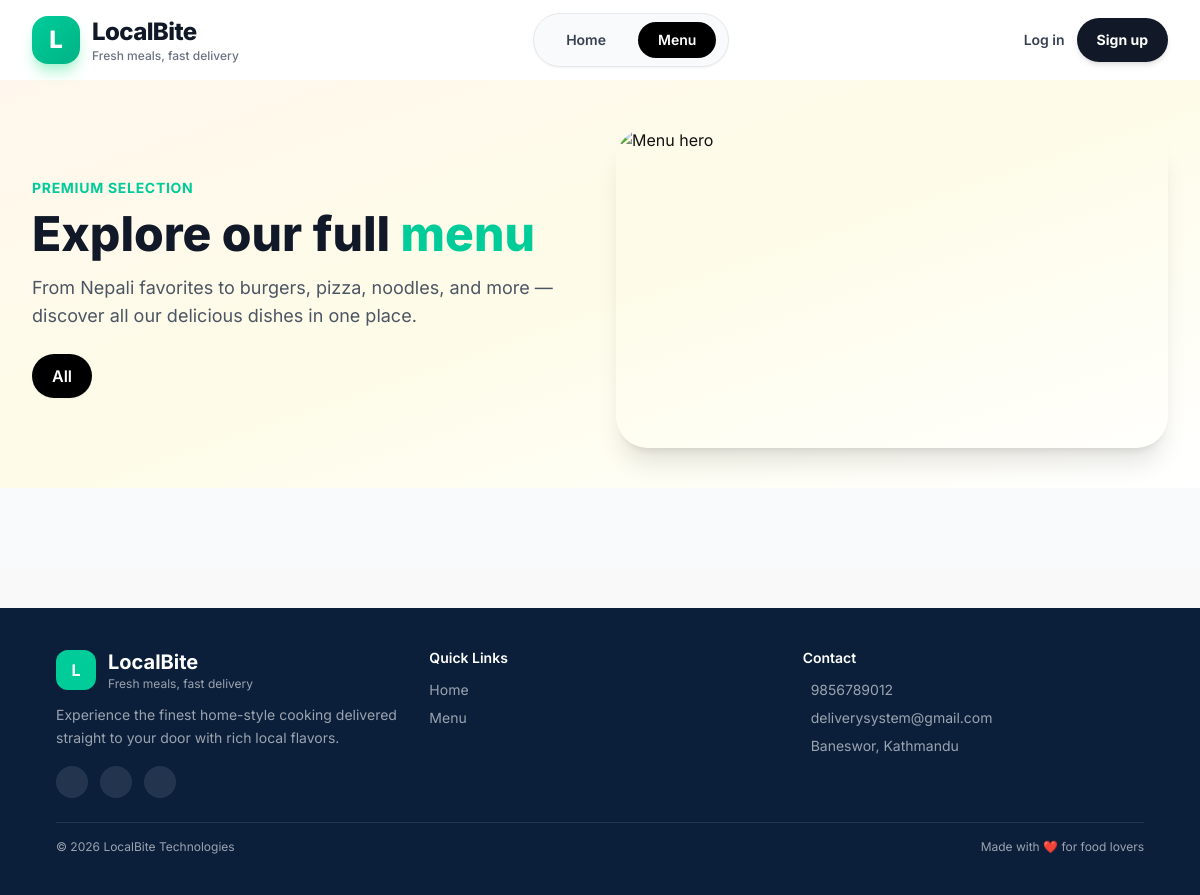
The app's page /menu/, older data.
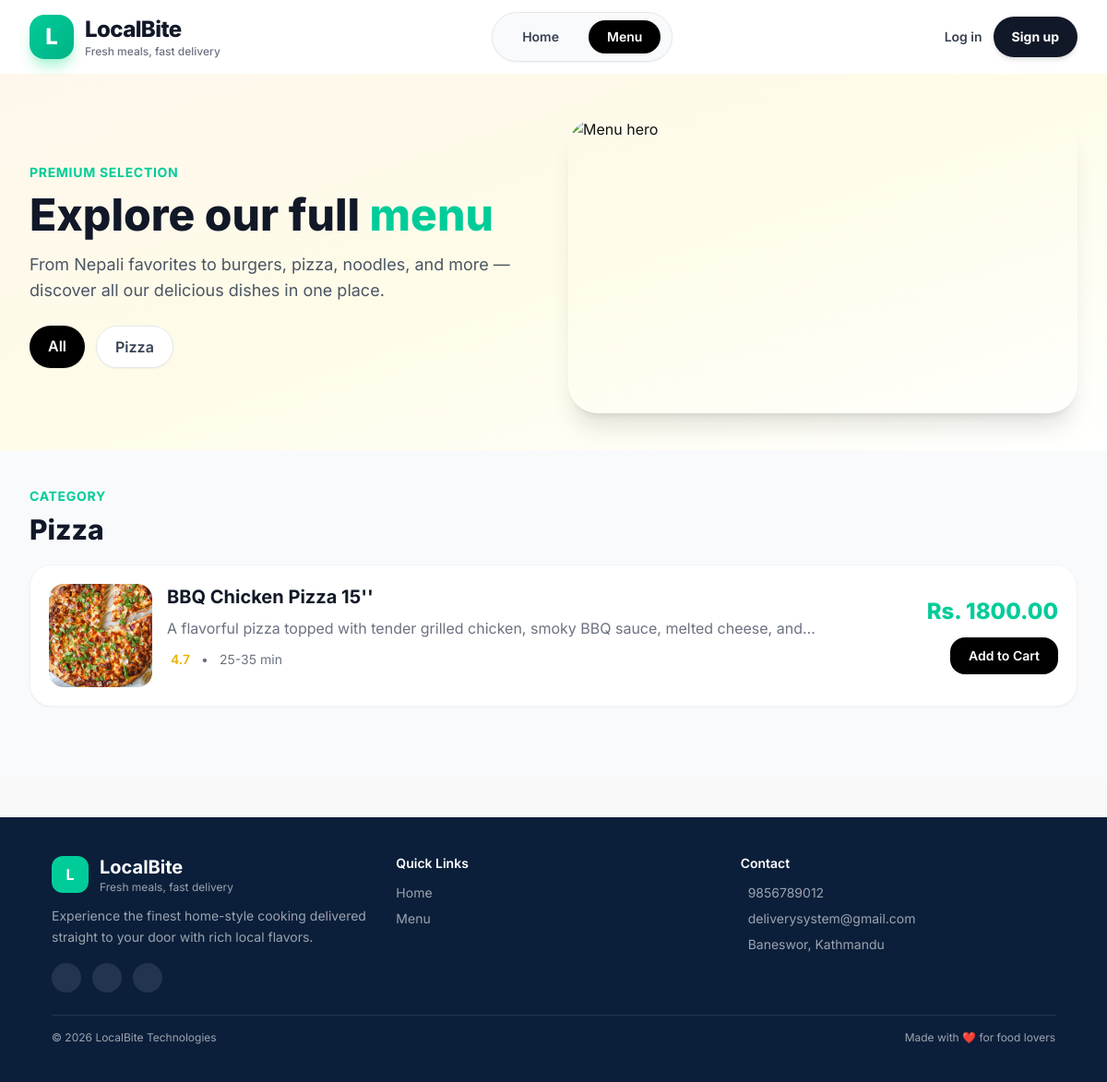
The same page, newer data.
### main/models.py (models this page shows, shortened)
class Category(models.Model):
    name = models.CharField(max_length=60)
    class Meta:
        verbose_name_plural = "categories"

class Product(models.Model):
    name = models.CharField(max_length=100, db_index=True)
    price = models.DecimalField(max_digits=10, decimal_places=2, default=0.0)
    image = models.ImageField(upload_to="products/")
    featured = models.BooleanField(default=False)
    description = models.TextField(null=True, blank=True)
    created_at = models.DateTimeField(auto_now_add=True)
    updated_at = models.DateTimeField(auto_now=True)
    categories = models.ManyToManyField(Category)

### main/views.py (the view)
# urls.py: path('menu/', views.menu_page, name='menu_page'),
def menu_page(request):
    categories = Category.objects.all()
    products = Product.objects.all().order_by('name')
    context = {
        'categories': categories,
        'products': products,
    }
    return render(request, 'main/menu.html', context)

### main/templates/main/menu.html (shortened to what the changed rows need)
{% extends "base.html" %}
{% block content %}
<section class="bg-gradient-to-br from-[#fff7ed] via-[#fefce8] to-white pt-12 pb-10">
    <div class="max-w-7xl mx-auto px-4 sm:px-6 lg:px-8">
        <div class="grid lg:grid-cols-2 gap-8 items-center">
            <div class="animate-fade-left">
                <h1 class="mt-3 text-4xl sm:text-5xl font-extrabold text-gray-900 leading-tight">
                    Explore our full <span class="text-primary">menu</span>
                </h1>
                <div class="mt-6 flex flex-wrap gap-3">
                    <a href="#all" class="px-5 py-2.5 rounded-full bg-black text-white font-semibold shadow-sm">
                        All
                    </a>
                    {% for category in categories %}
                    <a href="#cat-{{ category.id }}"
                       class="px-5 py-2.5 rounded-full bg-white text-gray-700 border border-gray-200 hover:bg-gray-50 transition font-semibold shadow-sm">
                        {{ category.name }}
                    </a>
                    {% endfor %}
                </div>
            </div>
        </div>
    </div>
</section>
<section id="all" class="py-10 bg-gray-50">
    <div class="max-w-7xl mx-auto px-4 sm:px-6 lg:px-8">
        {% for category in categories %}
        <div id="cat-{{ category.id }}" class="mb-10 animate-fade-up">
            <div class="mb-5">
                <p class="text-primary font-bold uppercase tracking-wider text-sm">Category</p>
                <h2 class="text-3xl font-extrabold text-gray-900 mt-2">{{ category.name }}</h2>
            </div>
            <div class="space-y-4">
                {% for product in products %}
                    {% for c in product.categories.all %}
                        {% if c.id == category.id %}
                        <div class="bg-white rounded-3xl border border-gray-100 shadow-sm hover:shadow-md transition p-4 sm:p-5">
                            <div class="flex flex-col md:flex-row md:items-center md:justify-between gap-4">
                                <div class="flex items-start gap-4 min-w-0">
                                    {% if product.image %}
                                    <img src="{{ product.image.url }}"
                                         alt="{{ product.name }}"
                                         class="w-24 h-24 sm:w-28 sm:h-28 rounded-2xl object-cover shrink-0">
                                    {% else %}
                                    <div class="w-24 h-24 sm:w-28 sm:h-28 rounded-2xl bg-gray-100 flex items-center justify-center text-gray-400 shrink-0">
                                        <i class="las la-image text-3xl"></i>
                                    </div>
                                    {% endif %}
                                    <div class="min-w-0">
                                        <h3 class="text-xl font-bold text-gray-900">{{ product.name }}</h3>
                                        <p class="text-sm sm:text-base text-gray-500 mt-2">
                                            {{ product.description|default:"Freshly prepared and delicious."|truncatechars:90 }}
                                        </p>
                                        <div class="mt-3 flex items-center gap-3 text-sm text-gray-500">
                                            <span class="inline-flex items-center gap-1 text-yellow-500 font-semibold">
                                                 4.7
                                            </span>
                                            <span>•</span>
                                            <span>25-35 min</span>
                                        </div>
                                    </div>
                                </div>
                                <div class="flex md:flex-col items-center md:items-end justify-between gap-3 shrink-0">
                                    <p class="text-2xl font-extrabold text-primary whitespace-nowrap">
                                        Rs. {{ product.price }}
                                    </p>
                                    {% if not user.is_authenticated or user.role != 'admin' %}
                                    <button
                                        @click="addToCart({{ product.id }})"
                                        class="bg-black text-white px-5 py-2.5 rounded-2xl text-sm font-semibold hover:bg-gray-800 transition">
                                        Add to Cart
                                    </button>
                                    {% endif %}
                                </div>
                            </div>
                        </div>
                        {% endif %}
                    {% endfor %}
                {% empty %}
                <div class="bg-white rounded-2xl p-6 text-gray-500 shadow-sm">
                    No items available in this category.
                </div>
                {% endfor %}
            </div>
        </div>
        {% endfor %}
    </div>
</section>
{% endblock %}

Row changes from the older to the newer data that the page shows:
added Category: name "Pizza", image (picture)
added Product: name "BBQ Chicken Pizza 15''", description "A flavorful pizza topped with tender grilled chicken, smoky BBQ sauce, melted cheese, and…", price "1800.00"
